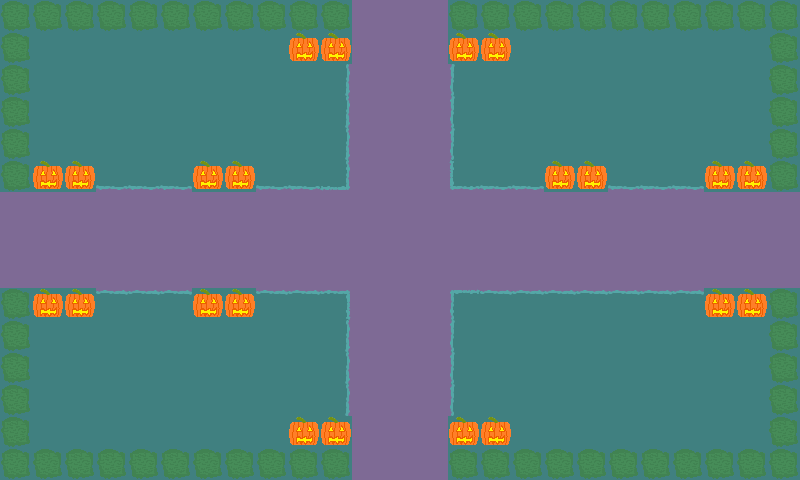

The image is a tile-based game level rendered from a .tmx file. Its description and complete source (layers, tilesets, objects, tile grids) follow:
An orthogonal 25x15 tile map with 32x32 px tiles, 1 tile layer (Tile Layer 1).

<map version="1.2" tiledversion="1.2.0" orientation="orthogonal" renderorder="right-down" width="25" height="15" tilewidth="32" tileheight="32" infinite="0" nextlayerid="2" nextobjectid="1">
 <tileset firstgid="1" source="SpookyTileset.tsx" />
 <layer id="1" name="Tile Layer 1" width="25" height="15">
  <data encoding="csv">
19,19,19,19,19,19,19,19,19,19,19,13,13,13,19,19,19,19,19,19,19,19,19,19,19,
19,3,3,3,3,3,3,3,3,14,14,13,13,13,14,14,3,3,3,3,3,3,3,3,19,
19,3,3,3,3,3,3,3,3,3,8,13,13,13,6,3,3,3,3,3,3,3,3,3,19,
19,3,3,3,3,3,3,3,3,3,8,13,13,13,6,3,3,3,3,3,3,3,3,3,19,
19,3,3,3,3,3,3,3,3,3,8,13,13,13,6,3,3,3,3,3,3,3,3,3,19,
19,14,14,5,5,5,14,14,5,5,24,13,13,13,21,5,5,14,14,5,5,5,14,14,19,
13,13,13,13,13,13,13,13,13,13,13,13,13,13,13,13,13,13,13,13,13,13,13,13,13,
13,13,13,13,13,13,13,13,13,13,13,13,13,13,13,13,13,13,13,13,13,13,13,13,13,
13,13,13,13,13,13,13,13,13,13,13,13,13,13,13,13,13,13,13,13,13,13,13,13,13,
19,14,14,7,7,7,14,14,7,7,23,13,13,13,22,7,7,7,7,7,7,7,14,14,19,
19,3,3,3,3,3,3,3,3,3,8,13,13,13,6,3,3,3,3,3,3,3,3,3,19,
19,3,3,3,3,3,3,3,3,3,8,13,13,13,6,3,3,3,3,3,3,3,3,3,19,
19,3,3,3,3,3,3,3,3,3,8,13,13,13,6,3,3,3,3,3,3,3,3,3,19,
19,3,3,3,3,3,3,3,3,14,14,13,13,13,14,14,3,3,3,3,3,3,3,3,19,
19,19,19,19,19,19,19,19,19,19,19,13,13,13,19,19,19,19,19,19,19,19,19,19,19
</data>
 </layer>
</map>
